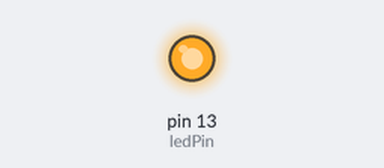
The sketch below on a simulated Arduino Uno, built with avr-gcc and run on an emulated ATmega328P. On the bench: output pins drawn as LEDs (lit = HIGH).

Above: at 0.12 s.
At 11.3 s:
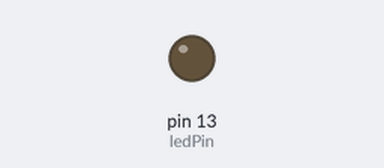
Timing chart, 0 to 16.9 s (numbered marks = the images above):
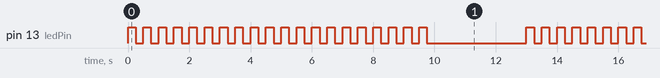

The sketch:

02_07_blink_20.ino
```cpp
// 02_07_blink_20

int ledPin = 13;
int delayPeriod = 250;

void setup() {
  pinMode(ledPin, OUTPUT);
}

void loop() {
 digitalWrite(ledPin, HIGH);
 delay(delayPeriod);
 digitalWrite(ledPin, LOW);
 delay(delayPeriod);

 digitalWrite(ledPin, HIGH);
 delay(delayPeriod);
 digitalWrite(ledPin, LOW);
 delay(delayPeriod);

 digitalWrite(ledPin, HIGH);
 delay(delayPeriod);
 digitalWrite(ledPin, LOW);
 delay(delayPeriod);

 digitalWrite(ledPin, HIGH);
 delay(delayPeriod);
 digitalWrite(ledPin, LOW);
 delay(delayPeriod);

 digitalWrite(ledPin, HIGH);
 delay(delayPeriod);
 digitalWrite(ledPin, LOW);
 delay(delayPeriod);

 digitalWrite(ledPin, HIGH);
 delay(delayPeriod);
 digitalWrite(ledPin, LOW);
 delay(delayPeriod);

 digitalWrite(ledPin, HIGH);
 delay(delayPeriod);
 digitalWrite(ledPin, LOW);
 delay(delayPeriod);

 digitalWrite(ledPin, HIGH);
 delay(delayPeriod);
 digitalWrite(ledPin, LOW);
 delay(delayPeriod);

 digitalWrite(ledPin, HIGH);
 delay(delayPeriod);
 digitalWrite(ledPin, LOW);
 delay(delayPeriod);

 digitalWrite(ledPin, HIGH);
 delay(delayPeriod);
 digitalWrite(ledPin, LOW);
 delay(delayPeriod);

 digitalWrite(ledPin, HIGH);
 delay(delayPeriod);
 digitalWrite(ledPin, LOW);
 delay(delayPeriod);

 digitalWrite(ledPin, HIGH);
 delay(delayPeriod);
 digitalWrite(ledPin, LOW);
 delay(delayPeriod);

 digitalWrite(ledPin, HIGH);
 delay(delayPeriod);
 digitalWrite(ledPin, LOW);
 delay(delayPeriod);

 digitalWrite(ledPin, HIGH);
 delay(delayPeriod);
 digitalWrite(ledPin, LOW);
 delay(delayPeriod);

 digitalWrite(ledPin, HIGH);
 delay(delayPeriod);
 digitalWrite(ledPin, LOW);
 delay(delayPeriod);

 digitalWrite(ledPin, HIGH);
 delay(delayPeriod);
 digitalWrite(ledPin, LOW);
 delay(delayPeriod);

 digitalWrite(ledPin, HIGH);
 delay(delayPeriod);
 digitalWrite(ledPin, LOW);
 delay(delayPeriod);

 digitalWrite(ledPin, HIGH);
 delay(delayPeriod);
 digitalWrite(ledPin, LOW);
 delay(delayPeriod);

 digitalWrite(ledPin, HIGH);
 delay(delayPeriod);
 digitalWrite(ledPin, LOW);
 delay(delayPeriod);

 digitalWrite(ledPin, HIGH);
 delay(delayPeriod);
 digitalWrite(ledPin, LOW);
 delay(delayPeriod);


 delay(3000);
}
```

Measured:
- by itself, pin 13 (ledPin): repeats every 13.0 s: HIGH 0.25 s, LOW 3.3 s, 19 × (HIGH 0.25 s, LOW 0.25 s)
- by itself, everything shown: repeats every 13.0 s, in 40 steps
